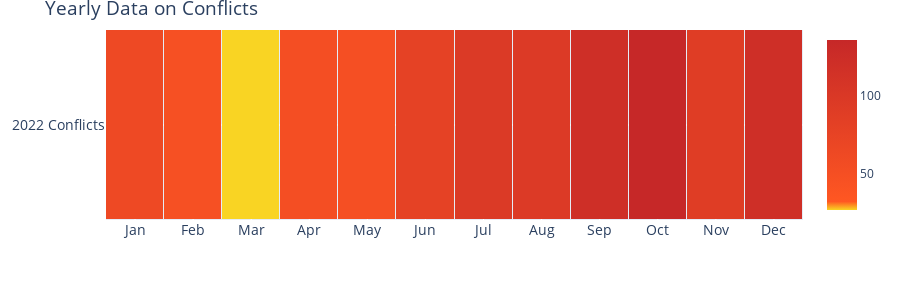
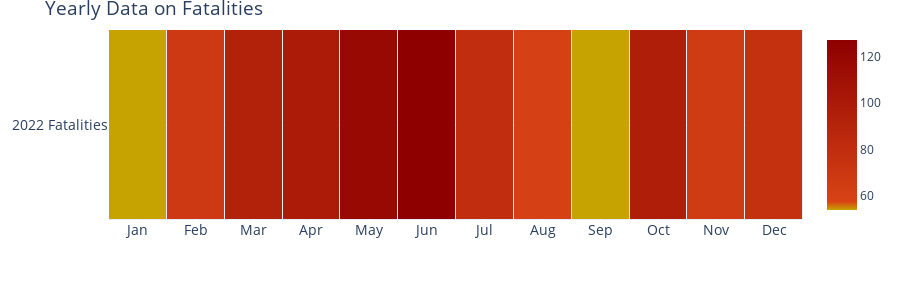

These figures' notebook cell, in order:
### Markdown cell above
### 4). Heatmap to show conflict and fatality occurences over past 2 years

### Code cell
## Dictionary to map month numbers to month names
month_names = {
    'January': 'Jan', 'February': 'Feb', 'March': 'Mar', 'April': 'Apr',
    'May': 'May', 'June': 'Jun', 'July': 'Jul', 'August': 'Aug',
    'September': 'Sep', 'October': 'Oct', 'November': 'Nov', 'December': 'Dec'
}

## Filter data for specified years
filtered_df = niger_df[niger_df['year'].isin([2022, 2023, 2024])]

## Aggregate data by year and month
pivot_df1 = (
    filtered_df.groupby(['year', 'month'])
    .size()
    .unstack()
    .rename(columns=month_names)
    [list(month_names.values())]  
)

pivot_df2 = (
    filtered_df.groupby(['year', 'month'])
    ['fatalities'].sum()
    .unstack()
    .rename(columns=month_names)
    [list(month_names.values())]
)

## Color scales for heatmaps
colorscale_conflicts = [
    (0.0, '#F9D423'),  # Dark yellow
    (0.05, '#FF5722'),  # Dark orange
    (1.0, '#C62828')   # Dark red
]

colorscale_fatalities = [
    (0.0, '#C6A300'),  # A darker shade of yellow
    (0.05, '#D84315'),  # A darker shade of orange
    (1.0, '#8E0000')   # A darker shade of red
]





## Create the figures
fig_conflicts = go.Figure()
fig_fatalities = go.Figure()


years = sorted(set(pivot_df1.index).union(pivot_df2.index))

## Populate both figures with their respective traces, all initially invisible
for year in years:
    fig_conflicts.add_trace(
        go.Heatmap(
            z=pivot_df1.loc[year].values.reshape(1, -1),
            x=pivot_df1.columns,
            y=[f"{year} Conflicts"],
            colorscale=colorscale_conflicts,
            xgap = 1,
            ygap = 1,
            visible=False  # Start all traces as invisible
        )
    )
    fig_fatalities.add_trace(
        go.Heatmap(
            z=pivot_df2.loc[year].values.reshape(1, -1),
            x=pivot_df2.columns,
            y=[f"{year} Fatalities"],
            colorscale=colorscale_fatalities,
            xgap = 1,
            ygap = 1,
            visible=False  
        )
    )

## Initialize the slider
slider = widgets.SelectionSlider(
    options=[(str(year), i) for i, year in enumerate(years)],
    value=0,
    description='Year',
    continuous_update=False,
    layout=widgets.Layout(width='20%', margin='auto'),
    style={'description_width': 'initial', 'handle_color': 'lightblue'} 
)


## Update layout and sliders for conflicts figure
fig_conflicts.update_layout(
    title={'text': 'Yearly Data on Conflicts',
          'font': {'size': 19}},
        xaxis=dict(
        tickfont=dict(size=14)),    
        yaxis=dict(
        tickfont=dict(size=14)),
        height = 300,
        margin=dict(t=30)
    )

## Update layout and sliders for fatalities figure
fig_fatalities.update_layout(
    title={'text': 'Yearly Data on Fatalities',
          'font': {'size': 19}},
        xaxis=dict(
        tickfont=dict(size=14)),    
        yaxis=dict(
        tickfont=dict(size=14)),
        height = 300,
        margin=dict(t=30) 
    )



## Function to update the visibility of the traces based on the slider
def update_figures(change):
    year_idx = change['new']  
    
    
    clear_output(wait=True)
    
    # Update visibility based on the selected index
    for fig in [fig_conflicts, fig_fatalities]:
        for i, trace in enumerate(fig.data):
            trace.visible = (i == year_idx)
    
    # Display slider and updated figures
    display(slider)
    display(fig_conflicts)
    display(fig_fatalities)


# Observe slider for changes
slider.observe(update_figures, names='value')

# Display initial state
update_figures({'new': 0})

### Figure 1 — Plotly figure (JSON) as saved in the notebook; plotly's stock layout.template omitted (floating-point values rounded to 4 significant figures)
{"data": [{"colorscale": [[0, "#F9D423"], [0.05, "#FF5722"], [1, "#C62828"]], "type": "heatmap", "visible": true, "x": ["Jan", "Feb", "Mar", "Apr", "May", "Jun", "Jul", "Aug", "Sep", "Oct", "Nov", "Dec"], "xgap": 1, "y": ["2022 Conflicts"], "ygap": 1, "z": [[64, 48, 27, 52, 51, 79, 97, 96, 121, 136, 90, 121]]}, {"colorscale": [[0, "#F9D423"], [0.05, "#FF5722"], [1, "#C62828"]], "type": "heatmap", "visible": false, "x": ["Jan", "Feb", "Mar", "Apr", "May", "Jun", "Jul", "Aug", "Sep", "Oct", "Nov", "Dec"], "xgap": 1, "y": ["2023 Conflicts"], "ygap": 1, "z": [[76, 55, 93, 60, 58, 61, 53, 65, 46, 64, 115, 49]]}, {"colorscale": [[0, "#F9D423"], [0.05, "#FF5722"], [1, "#C62828"]], "type": "heatmap", "visible": false, "x": ["Jan", "Feb", "Mar", "Apr", "May", "Jun", "Jul", "Aug", "Sep", "Oct", "Nov", "Dec"], "xgap": 1, "y": ["2024 Conflicts"], "ygap": 1, "z": [[84, 87, 84, 15, null, null, null, null, null, null, null, null]]}], "layout": {"height": 300, "margin": {"t": 30}, "title": {"font": {"size": 19}, "text": "Yearly Data on Conflicts"}, "xaxis": {"tickfont": {"size": 14}}, "yaxis": {"tickfont": {"size": 14}}}}

### Figure 2 — Plotly figure (JSON) as saved in the notebook; plotly's stock layout.template omitted (floating-point values rounded to 4 significant figures)
{"data": [{"colorscale": [[0, "#C6A300"], [0.05, "#D84315"], [1, "#8E0000"]], "type": "heatmap", "visible": true, "x": ["Jan", "Feb", "Mar", "Apr", "May", "Jun", "Jul", "Aug", "Sep", "Oct", "Nov", "Dec"], "xgap": 1, "y": ["2022 Fatalities"], "ygap": 1, "z": [[54, 68, 93, 99, 118, 127, 79, 60, 54, 96, 66, 76]]}, {"colorscale": [[0, "#C6A300"], [0.05, "#D84315"], [1, "#8E0000"]], "type": "heatmap", "visible": false, "x": ["Jan", "Feb", "Mar", "Apr", "May", "Jun", "Jul", "Aug", "Sep", "Oct", "Nov", "Dec"], "xgap": 1, "y": ["2023 Fatalities"], "ygap": 1, "z": [[52, 65, 132, 47, 49, 75, 36, 167, 68, 157, 64, 237]]}, {"colorscale": [[0, "#C6A300"], [0.05, "#D84315"], [1, "#8E0000"]], "type": "heatmap", "visible": false, "x": ["Jan", "Feb", "Mar", "Apr", "May", "Jun", "Jul", "Aug", "Sep", "Oct", "Nov", "Dec"], "xgap": 1, "y": ["2024 Fatalities"], "ygap": 1, "z": [[283, 110, 137, 20, null, null, null, null, null, null, null, null]]}], "layout": {"height": 300, "margin": {"t": 30}, "title": {"font": {"size": 19}, "text": "Yearly Data on Fatalities"}, "xaxis": {"tickfont": {"size": 14}}, "yaxis": {"tickfont": {"size": 14}}}}
